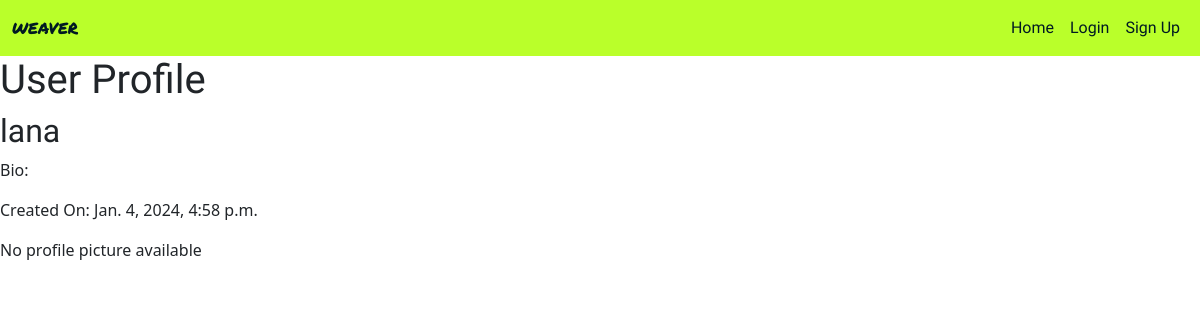
Before: /profile/lana/ with the older database file.
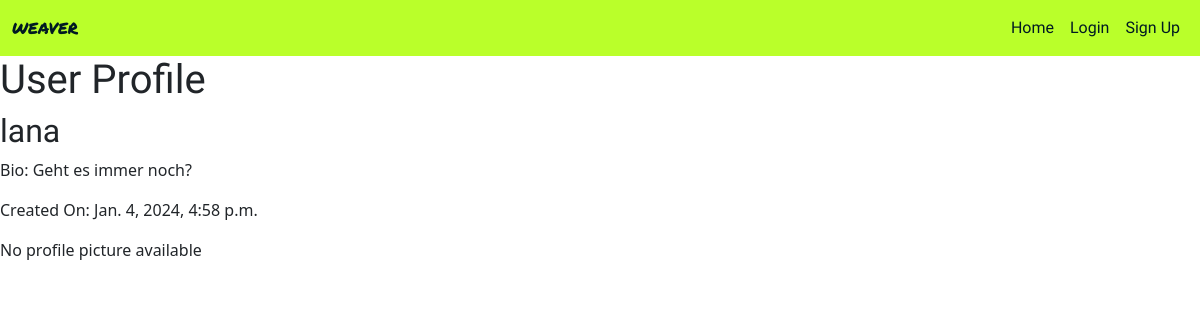
After: the same page with the newer database file.
### authentication/models.py (models this page shows)
class User(AbstractUser):
    bio = models.CharField(max_length=200, unique=False)
    created_on = models.DateTimeField(auto_now_add=True)
    profile_pic = models.ImageField(null=True, blank=True)

### authentication/views.py (the view)
# urls.py: path('profile/<slug:username>/', views.UserProfileView.as_view(), name='user_profile'),
class UserProfileView(generic.DetailView):
    model = User
    template_name = "profile.html"
    slug_field = "username"
    slug_url_kwarg = "username"
    context_object_name = "user"

### authentication/templates/profile.html (shortened to what this page needs)
{% extends "base.html" %}
{% block content %}
{% load i18n %}
{% load crispy_forms_tags %}
<h1>User Profile</h1>
<div>
	<h2>{{ user.username }}</h2>
	<p>Bio: {{ user.bio }}</p>
	<p>Created On: {{ user.created_on }}</p>
	{% if user.profile_pic %}
	<img src="{{ user.profile_pic.url }}" alt="Profile Picture">
	{% else %}
	<p>No profile picture available</p>
	{% endif %}
</div>
{% endblock %}

Changed rows visible on the page:
changed User "lana": bio (not shown) → "Geht es immer noch?"
